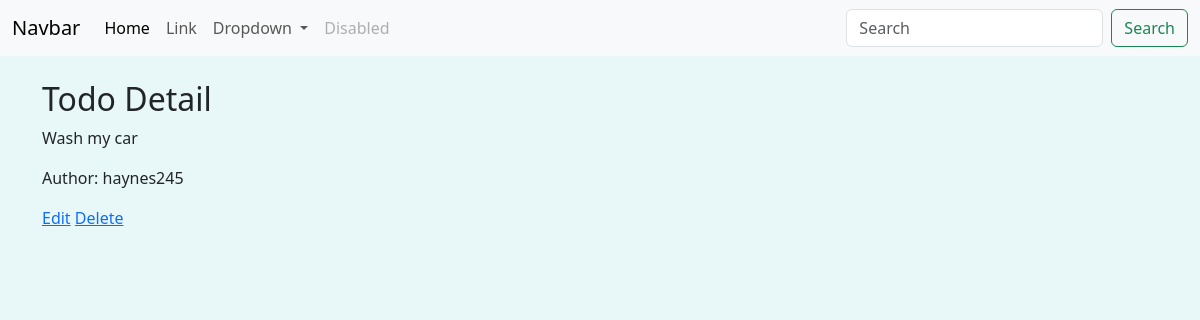
The app's page /1/, older data.
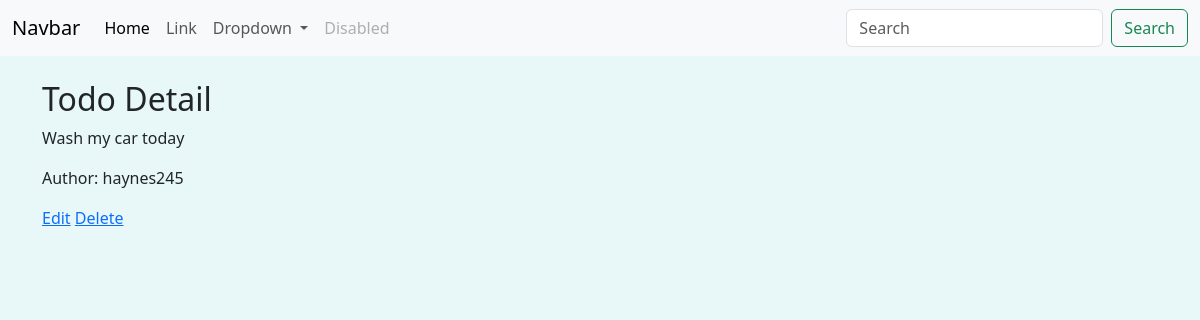
The same page, newer data.
### todo/models.py (models this page shows, shortened)
class Todo_List(models.Model):
    author=models.ForeignKey(User,  on_delete=models.CASCADE)
    new_todo=models.CharField(max_length=100)
    date_created=models.DateTimeField(auto_now_add=True)
    date_updated = models.DateTimeField(auto_now=datetime.now)

### todo/views.py (the view)
# urls.py: path('<int:pk>/', views.todo_detail, name='todo_detail'),
def todo_detail(request, pk):
    todo = get_object_or_404(Todo_List, pk=pk)
    context = {'todo': todo}
    return render(request, 'todo/todo_detail.html', context)

### todo/templates/todo/todo_detail.html (shortened to what this page needs)
{% extends 'base.html' %}
{% load static %}
{% block content %}
  <h2>Todo Detail</h2>
  <p>{{ todo.new_todo }}</p>
  <p>Author: {{ todo.author }}</p>
  <a href="{% url 'todo_update' pk=todo.pk %}">Edit</a>
  <a href="{% url 'todo_delete' pk=todo.pk %}">Delete</a>
{% endblock %}

Row changes from the older to the newer data that the page shows:
changed Todo_List "haynes245": new_todo "Wash my car" → "Wash my car today"
